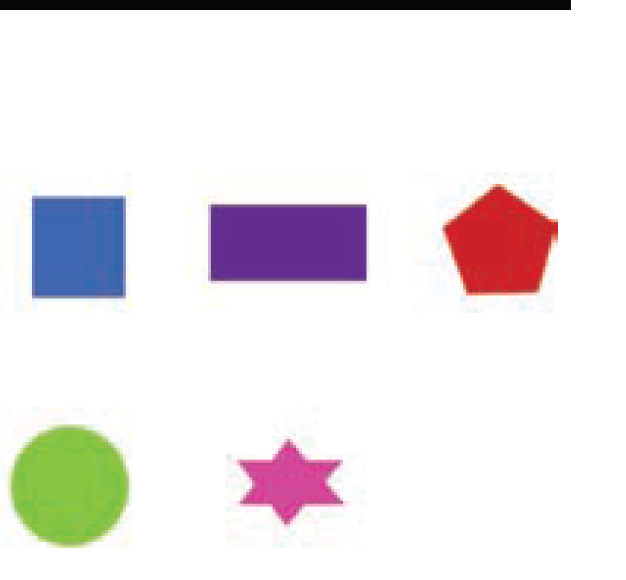
%> input picture image/shapes.png, 626 x 580 px
$ octave In_class2a.m   (GNU Octave 9; MATLAB toolbox functions it lacks are replaced by stand-ins)
%> lines starting %> are read from the running program, lines starting %| are printed output that depends on the picture; in (x1, y1, x2, y2) boxes, pixels count from 0 and x2, y2 are one past the last pixel; in counts of white or black regions, pixels touching at a corner belong together; the program's own positions count from 1
%In-class activity 02a
clear, clc, close all;

%load image
Img = imread('shapes.png');
%> Img is the input picture: size 580x626x3 uint8; mean R, G, B 235.2, 230.4, 232.3

%convert to gray level image
GrayImg = rgb2gray(Img);
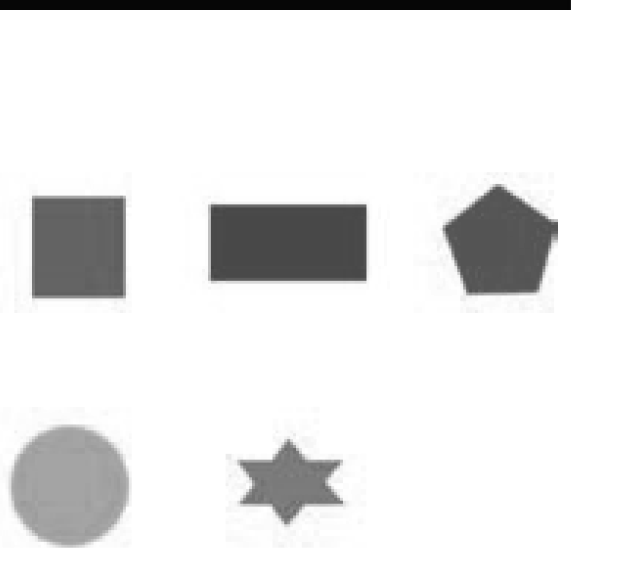
%> GrayImg: size 580x626 uint8; min 5, max 255, mean 232
GrayImg(1:20,:) = 255;
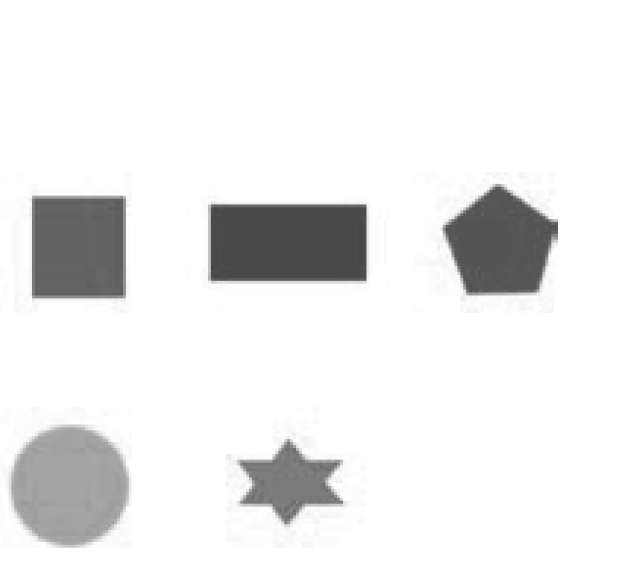
%> GrayImg: size 580x626 uint8; 1.57% of pixels changed, all inside (x1, y1, x2, y2) = (0, 0, 571, 10)

%binarize image
level = graythresh(GrayImg);
%> level = 0.714
bwImg = 1 - im2bw(GrayImg, level);
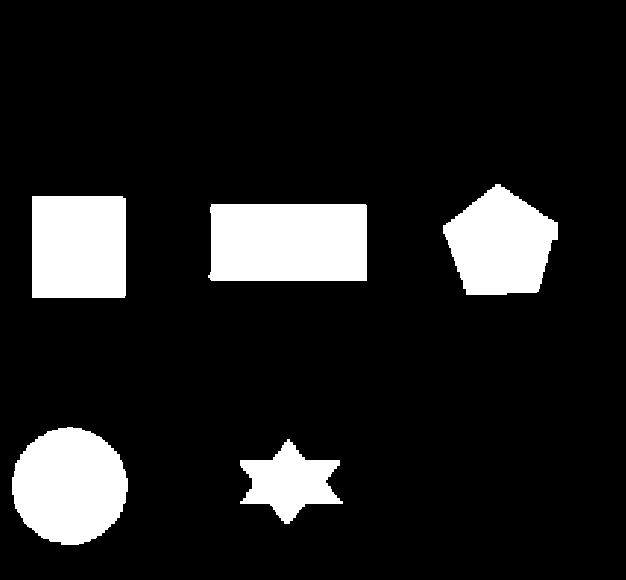
%> bwImg: size 580x626 double; values 0 (black) and 1 (white), 12.6% white; 5 white regions, box (x1, y1, x2, y2) and area: (208, 204, 367, 281) 12031, (12, 427, 128, 545) 10553, (32, 196, 126, 298) 9580, (443, 184, 558, 295) 8884, (240, 439, 343, 524) 4653

%convert colors
L = bwlabel(bwImg, 8);
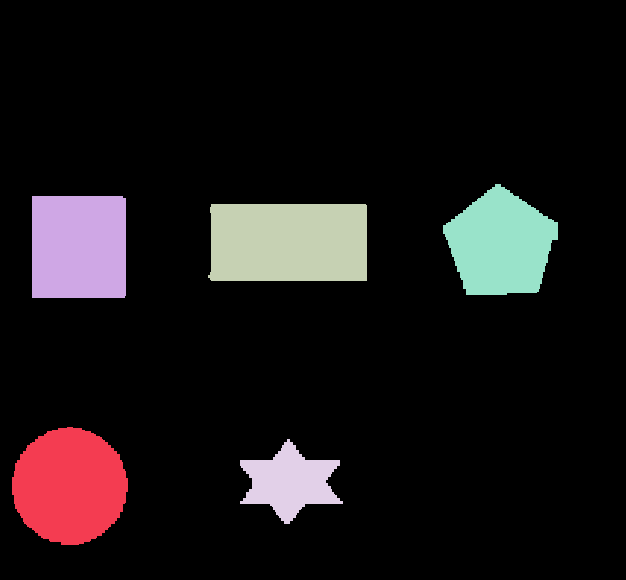
%> L: size 580x626 double; 6 distinct labels, from 0 to 5; one colour per label, 0 black
cmap = [255 0 255; 255 0 0; 0 255 0; 0 255 255; 0 0 255] ./ 255;
%[magenta red green cyan blue]
rgblabel = label2rgb(L, cmap, 'white');
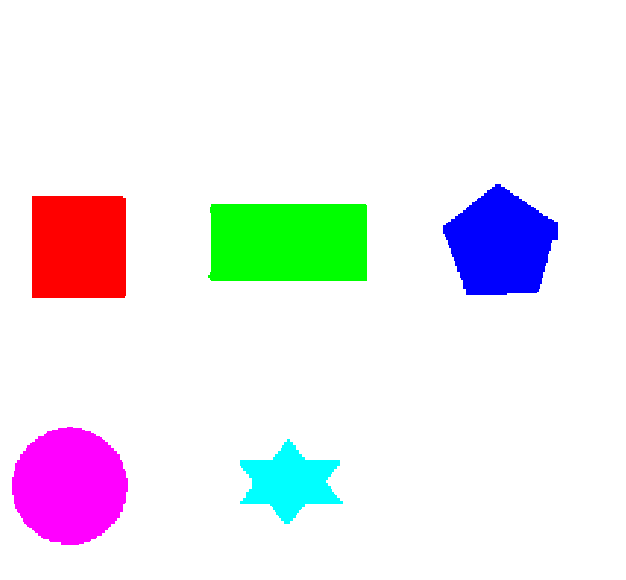
%> rgblabel: size 580x626x3 uint8; mean R, G, B 237, 234.6, 239.8

minpolysize = 2000; %minimum area to consider as an object
bg = L > 0;
regs = regionprops(bg, 'Area', 'Centroid', 'PixelIdxList');
%> regs = 5 regions; Area and Centroid: 12031 [289.4 243], 10553 [70.2 486.7], 9580 [79.5 247.5], 8884 [501.3 245], 4653 [290.3 482.7]
regs(vertcat(regs.Area) < minpolysize) = []; %ignore small objects

figure, clf;
subplot(1, 3, 1), imshow(Img), title('Original Image');
subplot(1, 3, 2), imshow(bwImg), title('Binarized Image');
subplot(1, 3, 3), imshow(rgblabel), title('Converted Image');
